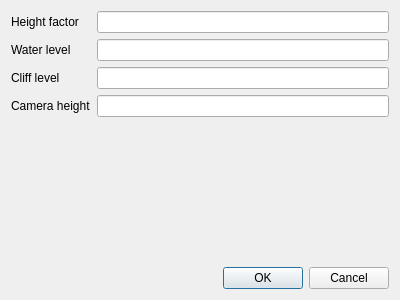
<?xml version="1.0" encoding="UTF-8"?>
<ui version="4.0">
 <author>Sebastian Riedel</author>
 <class>Advanced</class>
 <widget class="QDialog" name="Advanced">
  <property name="geometry">
   <rect>
    <x>0</x>
    <y>0</y>
    <width>400</width>
    <height>300</height>
   </rect>
  </property>
  <property name="windowTitle">
   <string>Advanced</string>
  </property>
  <property name="windowIcon">
   <iconset resource="icons.qrc">
    <normaloff>:/mk/shared/editor.ico</normaloff>:/mk/shared/editor.ico</iconset>
  </property>
  <property name="locale">
   <locale language="English" country="UnitedStates"/>
  </property>
  <layout class="QVBoxLayout" name="verticalLayout">
   <item>
    <layout class="QFormLayout" name="formLayout">
     <item row="0" column="0">
      <widget class="QLabel" name="label">
       <property name="text">
        <string>Height factor</string>
       </property>
      </widget>
     </item>
     <item row="1" column="0">
      <widget class="QLabel" name="label_2">
       <property name="text">
        <string>Water level</string>
       </property>
      </widget>
     </item>
     <item row="2" column="0">
      <widget class="QLabel" name="label_3">
       <property name="text">
        <string>Cliff level</string>
       </property>
      </widget>
     </item>
     <item row="3" column="0">
      <widget class="QLabel" name="label_4">
       <property name="text">
        <string>Camera height</string>
       </property>
      </widget>
     </item>
     <item row="0" column="1">
      <widget class="QLineEdit" name="inputHeightFactor">
       <property name="toolTip">
        <string>Lower means more hill effect. Numbers above 100 are handled like this: x=x/100. so a 150 will mean 1.5 in the game.</string>
       </property>
       <property name="inputMethodHints">
        <set>Qt::ImhDigitsOnly</set>
       </property>
      </widget>
     </item>
     <item row="1" column="1">
      <widget class="QLineEdit" name="inputWaterLevel">
       <property name="toolTip">
        <string>Water is visible below this and walkable until 1.5 less.</string>
       </property>
       <property name="inputMethodHints">
        <set>Qt::ImhDigitsOnly</set>
       </property>
      </widget>
     </item>
     <item row="2" column="1">
      <widget class="QLineEdit" name="inputCliffLevel">
       <property name="toolTip">
        <string>Neighboring fields with at least this height difference are cliffs.</string>
       </property>
       <property name="inputMethodHints">
        <set>Qt::ImhDigitsOnly</set>
       </property>
      </widget>
     </item>
     <item row="3" column="1">
      <widget class="QLineEdit" name="inputCameraHeight">
       <property name="toolTip">
        <string>You can give a camera height; default is 0; ignored if &lt;20.</string>
       </property>
       <property name="inputMethodHints">
        <set>Qt::ImhDigitsOnly</set>
       </property>
      </widget>
     </item>
    </layout>
   </item>
   <item>
    <widget class="QDialogButtonBox" name="buttonBox">
     <property name="orientation">
      <enum>Qt::Horizontal</enum>
     </property>
     <property name="standardButtons">
      <set>QDialogButtonBox::Cancel|QDialogButtonBox::Ok</set>
     </property>
    </widget>
   </item>
  </layout>
 </widget>
 <resources>
  <include location="icons.qrc"/>
 </resources>
 <connections>
  <connection>
   <sender>buttonBox</sender>
   <signal>accepted()</signal>
   <receiver>Advanced</receiver>
   <slot>accept()</slot>
   <hints>
    <hint type="sourcelabel">
     <x>248</x>
     <y>254</y>
    </hint>
    <hint type="destinationlabel">
     <x>157</x>
     <y>274</y>
    </hint>
   </hints>
  </connection>
  <connection>
   <sender>buttonBox</sender>
   <signal>rejected()</signal>
   <receiver>Advanced</receiver>
   <slot>reject()</slot>
   <hints>
    <hint type="sourcelabel">
     <x>316</x>
     <y>260</y>
    </hint>
    <hint type="destinationlabel">
     <x>286</x>
     <y>274</y>
    </hint>
   </hints>
  </connection>
 </connections>
</ui>
